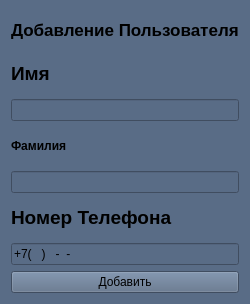
<?xml version="1.0" encoding="UTF-8"?>
<ui version="4.0">
 <class>add_user</class>
 <widget class="QWidget" name="add_user">
  <property name="geometry">
   <rect>
    <x>0</x>
    <y>0</y>
    <width>202</width>
    <height>304</height>
   </rect>
  </property>
  <property name="maximumSize">
   <size>
    <width>202</width>
    <height>304</height>
   </size>
  </property>
  <property name="windowTitle">
   <string>Добавление пользователя</string>
  </property>
  <property name="styleSheet">
   <string notr="true">background-color: rgb(89, 108, 134);</string>
  </property>
  <layout class="QGridLayout" name="gridLayout">
   <item row="0" column="0">
    <widget class="QLabel" name="label_4">
     <property name="font">
      <font>
       <pointsize>13</pointsize>
       <bold>false</bold>
      </font>
     </property>
     <property name="text">
      <string>&lt;html&gt;&lt;head/&gt;&lt;body&gt;&lt;p&gt;&lt;span style=&quot; font-weight:700;&quot;&gt;Добавление Пользователя&lt;/span&gt;&lt;/p&gt;&lt;/body&gt;&lt;/html&gt;</string>
     </property>
    </widget>
   </item>
   <item row="1" column="0">
    <widget class="QLabel" name="label">
     <property name="text">
      <string>&lt;html&gt;&lt;head/&gt;&lt;body&gt;&lt;p&gt;&lt;span style=&quot; font-size:14pt; font-weight:700;&quot;&gt;Имя&lt;/span&gt;&lt;/p&gt;&lt;/body&gt;&lt;/html&gt;</string>
     </property>
    </widget>
   </item>
   <item row="2" column="0">
    <widget class="QLineEdit" name="lineEdit"/>
   </item>
   <item row="3" column="0">
    <widget class="QLabel" name="label_2">
     <property name="text">
      <string>&lt;html&gt;&lt;head/&gt;&lt;body&gt;&lt;p&gt;&lt;span style=&quot; font-weight:700;&quot;&gt;Фамилия&lt;/span&gt;&lt;/p&gt;&lt;/body&gt;&lt;/html&gt;</string>
     </property>
    </widget>
   </item>
   <item row="4" column="0">
    <widget class="QLineEdit" name="lineEdit_2"/>
   </item>
   <item row="5" column="0">
    <widget class="QLabel" name="label_3">
     <property name="text">
      <string>&lt;html&gt;&lt;head/&gt;&lt;body&gt;&lt;p&gt;&lt;span style=&quot; font-size:14pt; font-weight:700;&quot;&gt;Номер Телефона&lt;/span&gt;&lt;/p&gt;&lt;/body&gt;&lt;/html&gt;</string>
     </property>
    </widget>
   </item>
   <item row="6" column="0">
    <widget class="QLineEdit" name="lineEdit_3">
     <property name="inputMask">
      <string>+7(000)000-00-00</string>
     </property>
    </widget>
   </item>
   <item row="7" column="0">
    <widget class="QPushButton" name="pushButton">
     <property name="text">
      <string>Добавить</string>
     </property>
    </widget>
   </item>
  </layout>
 </widget>
 <resources/>
 <connections/>
</ui>
